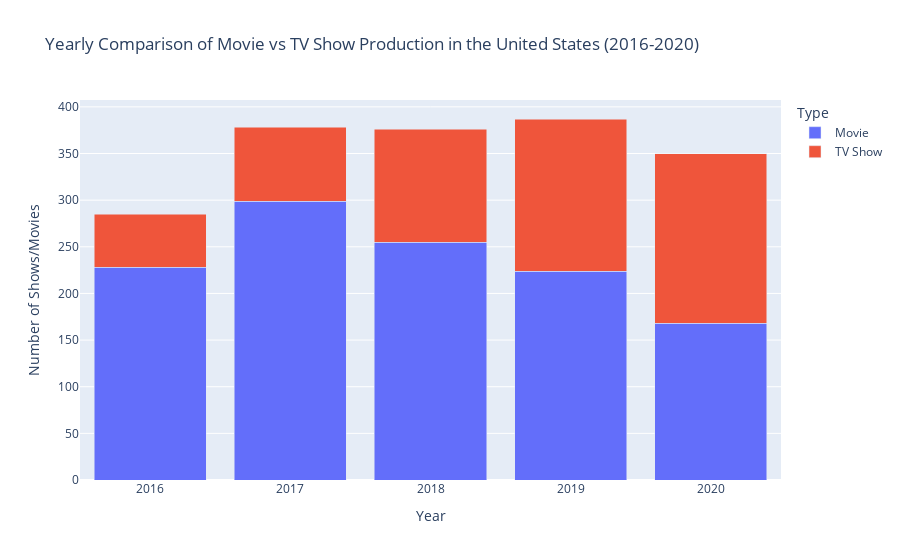

Here is the notebook cell this chart was saved with:
### Code cell
# Specify the range of years you're interested in
years_of_interest = [2016, 2017, 2018, 2019, 2020]

# Filter the data for the specified years and for the United States
us_netflix_df = netflix_df[(netflix_df['release_year'].isin(years_of_interest)) & 
                           (netflix_df['country'] == 'United States')]

# Group by release_year and type, then count the number of each type for each year
yearly_type_counts = us_netflix_df.groupby(['release_year', 'type']).size().reset_index()
yearly_type_counts.columns = ['year', 'type', 'count']

# Plotting year to year comparison of types for the United States
fig = px.bar(yearly_type_counts, x='year', y='count', color='type',
             title='Yearly Comparison of Movie vs TV Show Production in the United States (2016-2020)',
             labels={'year': 'Year', 'count': 'Number of Shows/Movies', 'type': 'Type'},
             barmode='stack')

fig.show()

### Figure 1 — Plotly figure (JSON) as saved in the notebook; plotly's stock layout.template omitted (floating-point values rounded to 4 significant figures)
{"data": [{"alignmentgroup": "True", "hovertemplate": "Type=Movie<br>Year=%{x}<br>Number of Shows/Movies=%{y}<extra></extra>", "legendgroup": "Movie", "marker": {"color": "#636efa", "pattern": {"shape": ""}}, "name": "Movie", "offsetgroup": "Movie", "orientation": "v", "showlegend": true, "textposition": "auto", "type": "bar", "x": [2016, 2017, 2018, 2019, 2020], "xaxis": "x", "y": [228, 299, 255, 224, 168], "yaxis": "y"}, {"alignmentgroup": "True", "hovertemplate": "Type=TV Show<br>Year=%{x}<br>Number of Shows/Movies=%{y}<extra></extra>", "legendgroup": "TV Show", "marker": {"color": "#EF553B", "pattern": {"shape": ""}}, "name": "TV Show", "offsetgroup": "TV Show", "orientation": "v", "showlegend": true, "textposition": "auto", "type": "bar", "x": [2016, 2017, 2018, 2019, 2020], "xaxis": "x", "y": [57, 79, 121, 163, 182], "yaxis": "y"}], "layout": {"barmode": "stack", "legend": {"title": {"text": "Type"}, "tracegroupgap": 0}, "title": {"text": "Yearly Comparison of Movie vs TV Show Production in the United States (2016-2020)"}, "xaxis": {"anchor": "y", "domain": [0, 1], "title": {"text": "Year"}}, "yaxis": {"anchor": "x", "domain": [0, 1], "title": {"text": "Number of Shows/Movies"}}}}
